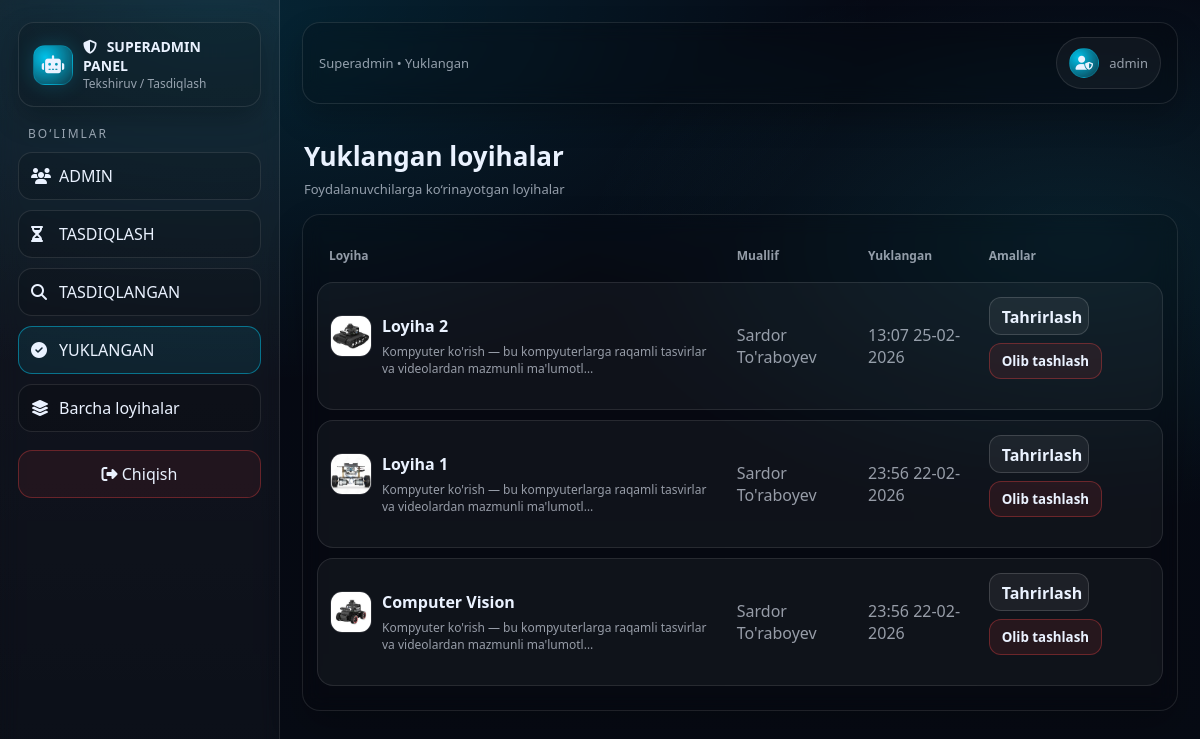
The app's page /p/superadmin/published/ (signed in) with its own data.
### apps/accounts/models.py (models this page shows, shortened)
class User(AbstractUser):
    class Role(models.TextChoices):
        SUPERADMIN = "SUPERADMIN", "Superadmin"
        ADMIN = "ADMIN", "Kichik admin"
        USER = "USER", "User"
    role = models.CharField(max_length=20, choices=Role.choices, default=Role.USER)
    created_by = models.ForeignKey(
        "self",
        on_delete=models.SET_NULL,
        null=True,
        blank=True,
        related_name="created_users",
        limit_choices_to={"role": "SUPERADMIN"},
    )

### apps/projects/models.py (models this page shows, shortened)
class Project(models.Model):
    class Status(models.TextChoices):
        DRAFT = "DRAFT", "Draft"
        PENDING = "PENDING", "Pending"
        REVIEWED = "REVIEWED", "Reviewed"
        REJECTED = "REJECTED", "Rejected"
        PUBLISHED = "PUBLISHED", "Published"
    image = models.ImageField(upload_to="project_images/", null=True, blank=True)
    title = models.CharField(max_length=200)               # majburiy
    short_desc = models.CharField(max_length=300)          # majburiy
    content = models.TextField()                           # majburiy
    youtube_url = models.URLField(blank=True)
    code_zip = models.FileField(upload_to="project_zips/", blank=True, null=True)
    coding_env_note = models.TextField(blank=True)
    status = models.CharField(max_length=20, choices=Status.choices, default=Status.DRAFT)
    author = models.ForeignKey(
        settings.AUTH_USER_MODEL,
        on_delete=models.SET_NULL,
        null=True,
        blank=True,
        related_name="projects",
    )
    author_name = models.CharField(max_length=255, blank=True, default="")
    reviewer = models.ForeignKey(
        settings.AUTH_USER_MODEL,
        on_delete=models.SET_NULL,
        null=True,
        blank=True,
        related_name="reviewed_projects",
    )
    review_note = models.TextField(blank=True)
    reviewed_at = models.DateTimeField(null=True, blank=True)
    published_at = models.DateTimeField(null=True, blank=True)
    created_at = models.DateTimeField(auto_now_add=True)
    updated_at = models.DateTimeField(auto_now=True)
    submitted_at = models.DateTimeField(null=True, blank=True)
    show_image = models.BooleanField(default=True)
    show_title = models.BooleanField(default=True)
    show_short_desc = models.BooleanField(default=True)
    show_content = models.BooleanField(default=True)
    show_youtube = models.BooleanField(default=True)
    show_zip = models.BooleanField(default=True)
    show_code = models.BooleanField(default=True)
    class Meta:
        ordering = ["-created_at"]

### apps/projects/views.py (the view)
# urls.py: path("p/superadmin/published/", views.superadmin_published_list, name="superadmin_published_list"),
@login_required
@user_passes_test(is_superadmin)
def superadmin_published_list(request):
    projects = Project.objects.filter(status=Project.Status.PUBLISHED)
    return render(request, "projects/superadmin/published_list.html", {"projects": projects})

### apps/projects/views.py (called while the page is built)
def is_superadmin(user):
    return user.is_authenticated and getattr(user, "role", None) == "SUPERADMIN"

### apps/projects/templates/projects/superadmin/published_list.html (shortened to what this page needs)
{% extends "accounts/superadmin/base_superadmin.html" %}
{% block nav_published %}active{% endblock %}
{% block crumb %}Superadmin • Yuklangan{% endblock %}
{% block content %}
<div class="pub-head">
  <div>
    <h1 class="pub-title">Yuklangan loyihalar</h1>
    <div class="pub-sub">Foydalanuvchilarga ko‘rinayotgan loyihalar</div>
  </div>
</div>
<div class="card">
  <div class="pub-table">
    <table style="width:100%; border-collapse:separate; border-spacing:0 10px;">
      <thead>
        <tr>
          <th style="text-align:left; font-size:12px; color:rgba(234,242,255,.62); padding:8px 12px;">Loyiha</th>
          <th style="text-align:left; font-size:12px; color:rgba(234,242,255,.62); padding:8px 12px;">Muallif</th>
          <th style="text-align:left; font-size:12px; color:rgba(234,242,255,.62); padding:8px 12px;">Yuklangan</th>
          <th style="text-align:left; font-size:12px; color:rgba(234,242,255,.62); padding:8px 12px;">Amallar</th>
        </tr>
      </thead>
      <tbody>
        {% for p in projects %}
          <tr style="background: rgba(255,255,255,.04);">
            <td style="padding:14px 12px; border:1px solid rgba(255,255,255,.10); border-right:none; border-top-left-radius:16px;border-bottom-left-radius:16px;">
              <div style="display:flex; gap:10px; align-items:flex-start;">
                {% if p.image %}
                  <img src="{{ p.image.url }}"
                       style="width:56px;height:42px;border-radius:12px;object-fit:cover;border:1px solid rgba(255,255,255,.10);">
                {% else %}
                  <div style="width:56px;height:42px;border-radius:12px;background:rgba(255,255,255,.06);border:1px solid rgba(255,255,255,.10);"></div>
                {% endif %}
                <div>
                  <b>{{ p.title }}</b>
                  <div style="color:rgba(234,242,255,.62); font-size:12px; margin-top:6px;">
                    {{ p.short_desc|truncatechars:90 }}
                  </div>
                </div>
              </div>
            </td>
            <td style="padding:14px 12px; border-top:1px solid rgba(255,255,255,.10); border-bottom:1px solid rgba(255,255,255,.10); color:rgba(234,242,255,.62);">
              {% if p.author %}
  {{ p.author.get_full_name|default:p.author.username }}
{% else %}
  {{ p.author_name|default:"(muallif o‘chirilgan)" }}
{% endif %}
            </td>
            <td style="padding:14px 12px; border-top:1px solid rgba(255,255,255,.10); border-bottom:1px solid rgba(255,255,255,.10); color:rgba(234,242,255,.62);">
              {{ p.published_at|date:"H:i d-m-Y" }}
            </td>
            <td style="padding:14px 12px; border:1px solid rgba(255,255,255,.10); border-left:none; border-top-right-radius:16px;border-bottom-right-radius:16px;">
              <div style="display:flex; gap:8px; flex-wrap:wrap;">
                <a style="padding:8px 12px; width: 100px; height: 38px; border-radius:12px;border:1px solid rgba(255,255,255,.15);background: rgba(255,255,255,.06); font-weight:650;"
                   href="{% url 'superadmin_project_edit' p.id %}">
                  Tahrirlash
                </a>
                <form method="post"
                      action="{% url 'superadmin_unpublish' p.id %}"
                      style="display:inline;"
                      onsubmit="return confirm('Loyihani publicdan olib tashlamoqchimisiz?');">
                  <button type="submit"
                          style="padding:8px 12px;border-radius:12px;border:1px solid rgba(239,68,68,.35);background: rgba(239,68,68,.10); font-weight:650; cursor:pointer;">
                    Olib tashlash
                  </button>
                </form>
              </div>
            </td>
          </tr>
        {% empty %}
          <tr>
            <td colspan="4" style="padding:18px; color:rgba(234,242,255,.62); border:none;">
              Hozircha PUBLISHED yo‘q.
            </td>
          </tr>
        {% endfor %}
      </tbody>
    </table>
  </div>
</div>
{% endblock %}

### apps/accounts/templates/accounts/superadmin/base_superadmin.html (shortened to what this page needs)
{% load static %}
<html lang="uz">
<head>
  <link rel="stylesheet" href="https://cdnjs.cloudflare.com/ajax/libs/font-awesome/6.5.1/css/all.min.css">
</head>
<body>
<div class="layout">
  <aside class="sidebar" id="sidebar">
    <div class="brand">
      <div class="logo" style="display:flex;align-items:center;justify-content:center;font-size:18px;">
        <i class="fa-solid fa-robot"></i>
      </div>
      <div>
        <b>
          <i class="fa-solid fa-shield-halved" style="margin-right:6px;"></i>
          SUPERADMIN PANEL
        </b>
        <span>Tekshiruv / Tasdiqlash</span>
      </div>
    </div>
    <div class="section-title" style="color: var(--muted); letter-spacing: 2px; font-size: 12px; font-weight: normal;">BO‘LIMLAR</div>
    <nav class="nav">
      <a class="{% block nav_admins %}{% endblock %}" href="{% url 'superadmin_admin_list' %}">
        <i class="fa-solid fa-users" style="width:18px;"></i>
        ADMIN
      </a>
      <a class="{% block nav_pending %}{% endblock %}" href="{% url 'superadmin_pending_list' %}">
        <i class="fa-solid fa-hourglass-half" style="width:18px;"></i>
        TASDIQLASH
      </a>
      <a class="{% block nav_reviewed %}{% endblock %}" href="{% url 'superadmin_reviewed_list' %}">
        <i class="fa-solid fa-magnifying-glass" style="width:18px;"></i>
        TASDIQLANGAN
      </a>
      <a class="{% block nav_published %}{% endblock %}" href="{% url 'superadmin_published_list' %}">
        <i class="fa-solid fa-check-circle" style="width:18px;"></i>
        YUKLANGAN
      </a>
      <a class="{% block nav_allprojects %}{% endblock %}" href="{% url 'superadmin_projects_all' %}">
        <i class="fa-solid fa-layer-group" style="width:18px;"></i>
        Barcha loyihalar
      </a>
    </nav>
    <a class="logout" href="{% url 'logout' %}">
      <i class="fa-solid fa-right-from-bracket"></i> Chiqish
    </a>
  </aside>
  <main class="main">
    <div class="topbar">
      <div style="min-width:0; flex:1;">
        <div class="crumb">{% block crumb %}Boshqaruv paneli{% endblock %}</div>
      </div>
      <div class="userchip" title="{{ request.user.get_full_name|default:request.user.username }}">
        <div class="avatar">
          <i class="fa-solid fa-user-shield"></i>
        </div>
        <div class="name">
          {{ request.user.get_full_name|default:request.user.username }}
        </div>
      </div>
    </div>
    <div class="content">
      {% block content %}{% endblock %}
    </div>
  </main>
</div>
</body>
</html>

### apps/accounts/templates/accounts/superadmin/base_superadmin.html (style rules this page uses)
:root { --bg:#070b14; --panel:#0b1220; --panel2:#0f1a2e; --line:rgba(255,255,255,.10); --line2:rgba(0,212,255,.20); --text:#eaf2ff; --muted:rgba(234,242,255,.62); --cyan:#00d4ff; --danger:#ef4444; --ok:#22c55e; --warn:#f59e0b; --vio:#a78bfa; }
* { box-sizing:border-box;font-family:system-ui,-apple-system,"Segoe UI",Roboto,Arial;color:var(--text) }
body { margin:0; background: radial-gradient(1200px 700px at 18% 0%, rgba(0,212,255,.14), transparent 55%), radial-gradient(900px 500px at 90% 30%, rgba(33,230,255,.10), transparent 55%), linear-gradient(180deg, #060914, var(--bg)); min-height:100vh; }
a { color:inherit;text-decoration:none }
.layout { display:flex; min-height:100vh; }
.sidebar { width:280px; padding:22px 18px; background: linear-gradient(180deg, rgba(255,255,255,.06), rgba(255,255,255,.02)); border-right:1px solid var(--line); backdrop-filter: blur(10px); position: sticky; top: 0; align-self: flex-start; height: 100vh; overflow:auto; }
.brand { display:flex; gap:10px; align-items:center; padding:14px 14px; border:1px solid var(--line); border-radius:16px; background: rgba(0,0,0,.18); box-shadow: 0 12px 28px rgba(0,0,0,.25); margin-bottom:18px; }
.logo { width:40px; height:40px; border-radius:12px; background: radial-gradient(circle at 30% 30%, rgba(0,212,255,.9), rgba(0,212,255,.15)); border:1px solid var(--line2); box-shadow: 0 0 20px rgba(0,212,255,.18); flex:0 0 40px; }
.brand b { display:block; font-size:14px }
.brand span { display:block; font-size:12px; color:var(--muted) }
.section-title { font-size:12px; letter-spacing: 2px; color:var(--muted); margin:18px 10px 10px; }
.nav a { display:flex; align-items:center; gap:10px; padding:12px 12px; border-radius:14px; border:1px solid var(--line); background: rgba(0,0,0,.14); margin:10px 0; transition:.2s; }
.nav a.active { border-color:rgba(0,212,255,.45); background: rgba(0,212,255,.08); }
.logout { margin-top:18px; display:block; padding:12px 12px; border-radius:14px; border:1px solid rgba(239,68,68,.35); background: rgba(239,68,68,.08); text-align:center; }
.main { flex:1; padding:22px; }
.topbar { display:flex; align-items:center; justify-content:space-between; padding:14px 16px; border:1px solid var(--line); border-radius:18px; background: rgba(0,0,0,.16); backdrop-filter: blur(10px); box-shadow: 0 14px 30px rgba(0,0,0,.22); gap: 12px; position: sticky; top: 22px; z-index: 1000; }
.topbar .crumb { color:var(--muted); font-size:13px }
.userchip { display:flex; align-items:center; gap:10px; padding:10px 12px; border-radius:999px; border:1px solid var(--line); background: rgba(255,255,255,.04); min-width: 0; }
.userchip .name { font-size:13px; color:var(--muted); white-space: nowrap; overflow: hidden; text-overflow: ellipsis; max-width: 320px; }
.avatar { width:30px;height:30px;border-radius:999px; background: radial-gradient(circle at 30% 30%, rgba(0,212,255,.9), rgba(0,212,255,.18)); border:1px solid var(--line2); flex: 0 0 30px; display:flex;align-items:center;justify-content:center;font-size:14px; }
.content { margin-top:18px; }
.card { border:1px solid var(--line); background: rgba(0,0,0,.14); border-radius:18px; padding:14px; box-shadow: 0 16px 34px rgba(0,0,0,.22); backdrop-filter: blur(10px); }

### apps/projects/templates/projects/superadmin/published_list.html (style rules this page uses)
.pub-head { display:flex; align-items:flex-end; justify-content:space-between; gap:12px; flex-wrap:wrap; padding:16px 2px; }
.pub-title { margin:0; font-size:26px; }
.pub-sub { color:rgba(234,242,255,.62); font-size:13px; margin-top:6px; }
.pub-table { display:block; }

### records on screen
User: user.get_full_name "admin"
Project: image (picture), title "Loyiha 2", short_desc "Kompyuter ko'rish — bu kompyuterlarga raqamli tasvirlar va videolardan mazmunli ma'lumotl…", author.get_full_name "Sardor To'raboyev", published_at "13:07 25-02-2026"
Project: image (picture), title "Loyiha 1", short_desc "Kompyuter ko'rish — bu kompyuterlarga raqamli tasvirlar va videolardan mazmunli ma'lumotl…", author.get_full_name "Sardor To'raboyev", published_at "23:56 22-02-2026"
Project: image (picture), title "Computer Vision", short_desc "Kompyuter ko'rish — bu kompyuterlarga raqamli tasvirlar va videolardan mazmunli ma'lumotl…", author.get_full_name "Sardor To'raboyev", published_at "23:56 22-02-2026"
